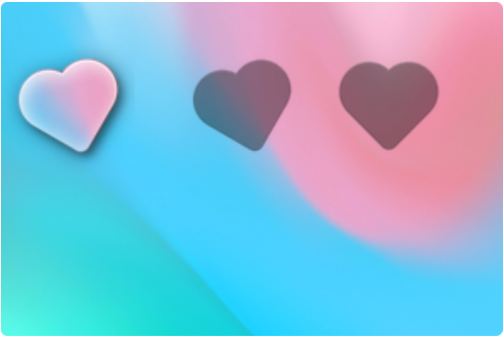
#> input picture today_downloads/blue_live_canvas.png, 504 x 338 px
$ python -i color_indexed_captcha_solver.py   (imports and definitions only)
#> lines starting #> are read from the running program, lines starting #| are printed output that depends on the picture; after the words box and inside, x2 and y2 are one past the last pixel; in counts of white or black regions, pixels touching at a corner belong together
#> further down, picture is the input picture: shape (338, 504, 3); mean B, G, R 213.8, 185.2, 134.9
"""
================================================================================
COLOR-INDEXED & DYNAMIC SHADOW CAPTCHA SOLVER FOR YALLA LUDO (3-ATTEMPT SOLVE)
================================================================================
1. Explicitly waits for Geetest captcha to finish loading ('geetest_img_loading' gone).
2. Extracts exact puzzle canvas (149..653, 418..756) on MEmu 800x1280.
3. Identifies exact dark cutout slots via multi-threshold V-channel analysis:
   - Target Knob X = 149 + slot_center_x (mathematically exact 1:1 mapping).
   - Sorts candidates by shadow darkness (darkest slot = Attempt 1).
4. If contours are obscured, falls back to Color-Profile calibrated targets.
5. Executes smooth 'input draganddrop' (620-680ms) for reliable mechanical solve.
================================================================================
"""

import os
import random
import subprocess
import time
import cv2
import numpy as np

from airplane_mode import ADB_BIN, get_device_port


# Color profile calibrated fallbacks for MEmu 800x1280
COLOR_FALLBACKS_800P = {
    "Turquoise/Cyan": [410, 557, 414],
    "Green":          [428, 551, 411],
    "Blue":           [391, 537, 394],
    "Pink/Red":       [351, 501, 354],
    "Yellow/Orange":  [377, 527, 381],
    "Default":        [410, 428, 551],
}


class ColorIndexedCaptchaSolver:
    def __init__(self, device_id: str = None):
        self.device_id = device_id

    # [90 lines left out: functions wait_for_captcha_loaded, capture_frame, not called in this run]

    def find_slider_knob(self, img: np.ndarray) -> tuple[int, int, int, int]:
        """Finds blue slider knob (kx, ky, kw, kh) with robust calibrated fallback."""
        if img is not None:
            hsv = cv2.cvtColor(img, cv2.COLOR_BGR2HSV)
#> hsv: shape (338, 504, 3); mean H, S, V 120.7, 129.6, 229
            blue_mask = cv2.inRange(hsv, np.array([95, 90, 110]), np.array([140, 255, 255]))
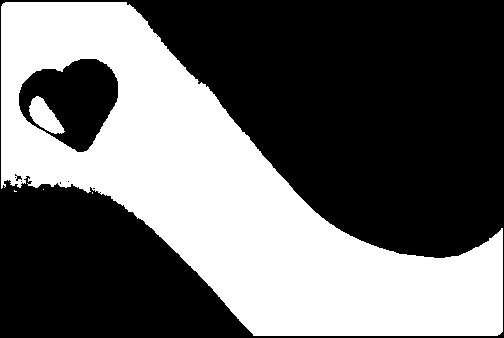
#> blue_mask: shape (338, 504); 40.9% white; 5 white regions (3 under 20 px)
            contours, _ = cv2.findContours(blue_mask, cv2.RETR_EXTERNAL, cv2.CHAIN_APPROX_SIMPLE)
#> contours = 4 contours, 3 with area under 20; largest, box (x1, y1, x2, y2) and area: (1, 2, 503, 336) 74650
            for c in contours:
                x, y, w, h = cv2.boundingRect(c)
                if w > 40 and h > 30 and y > 600:
                    return (x + w // 2, y + h // 2, w, h)
#> this loop made 4 passes
#> (c, x, y, w, h) on passes 1 to 2: ([[92, 192], [92, 193]], 92, 192, 1, 2), ([[14, 190], [14, 191], [16, 191], [15, 191]], 14, 190, 3, 2)
#> (x, y, w, h) on passes 3 to 4: (43, 189, 1, 1), (1, 2, 502, 334)
            # Robust calibrated fallback based on resolution
            ih, iw, _ = img.shape
#> ih = 338; iw = 504
            if iw <= 900:
                return (217, 810, 135, 84)
            return (293, 1490, 180, 110)
        return (217, 810, 135, 84)

    # [225 lines left out: functions is_captcha_present, classify_canvas_color, detect_cutout_targets, execute_drag, solve, not called in this run]


# [7 lines not run here, left out]

>>> import cv2
>>> picture = cv2.imread('blue_live_canvas.png')
>>> result = ColorIndexedCaptchaSolver().find_slider_knob(picture)
#> result = (217, 810, 135, 84)
